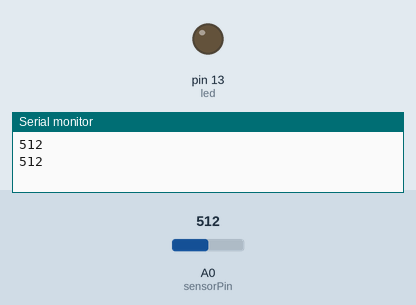
Bench run of a sketch on a simulated Arduino Uno, built with avr-gcc and run on an emulated ATmega328P. Shown: output pins drawn as LEDs (lit = HIGH), the last lines printed to the serial monitor. Inputs (shaded band) come from the test bench; at power-on: A0 (sensorPin) = 512.

Above: at 1.6 s.
1.7 s: A0 (sensorPin) set to 54
4.1 s: A0 (sensorPin) set to 46
At 5.7 s:
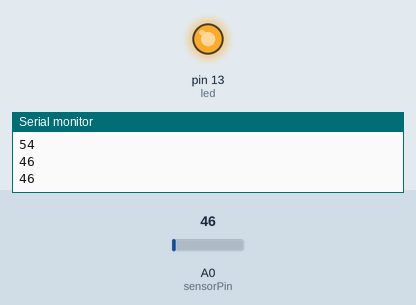
6.8 s: A0 (sensorPin) set to 122
At 8.7 s:
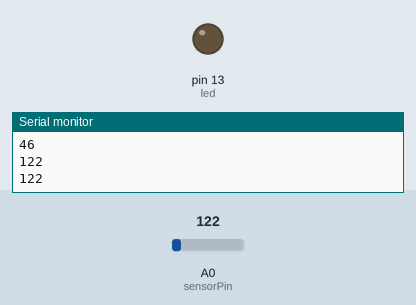
9.2 s: A0 (sensorPin) set to 40
At 10.6 s:
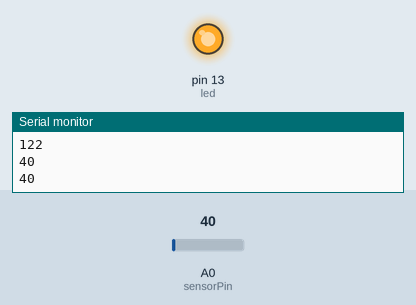
Timing chart, 0 to 12.2 s (numbered marks = the images above; inputs shaded):
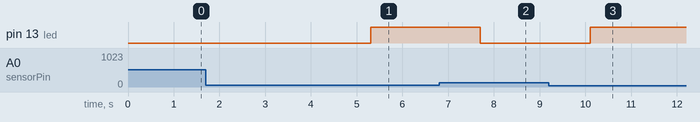

Measured:
- the behaviour switches between 50 and 49 on A0 (sensorPin) (found by bisection; images 0 and 1)
- after the input at 4.1 s, pin 13 (led): LOW → HIGH after 1.2 s
- after the input at 6.8 s, pin 13 (led): HIGH → LOW after 0.90 s
- after the input at 9.2 s, pin 13 (led): LOW → HIGH after 0.90 s

The sketch:

quangtro.ino
```cpp
int sensorPin = A0;
int led = 13;
void setup()
{
  Serial.begin(9600);
  pinMode(led, OUTPUT);
}

void loop()
{
  int sensorValue = analogRead(sensorPin);
  Serial.println(sensorValue);
  delay(500);
  if (sensorValue < 50)
  {
    digitalWrite(led, HIGH);
  }
  else
  {
    digitalWrite(led, LOW);
  }
  delay(300);
}
```
